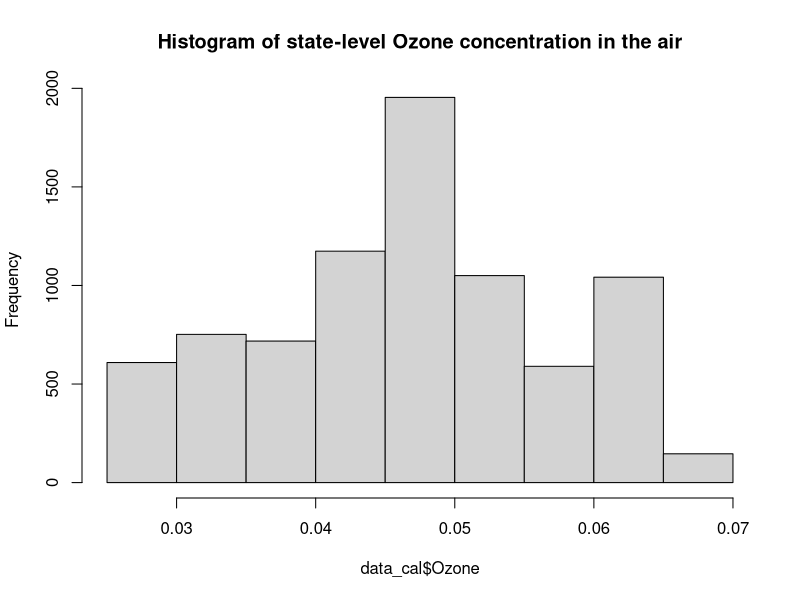
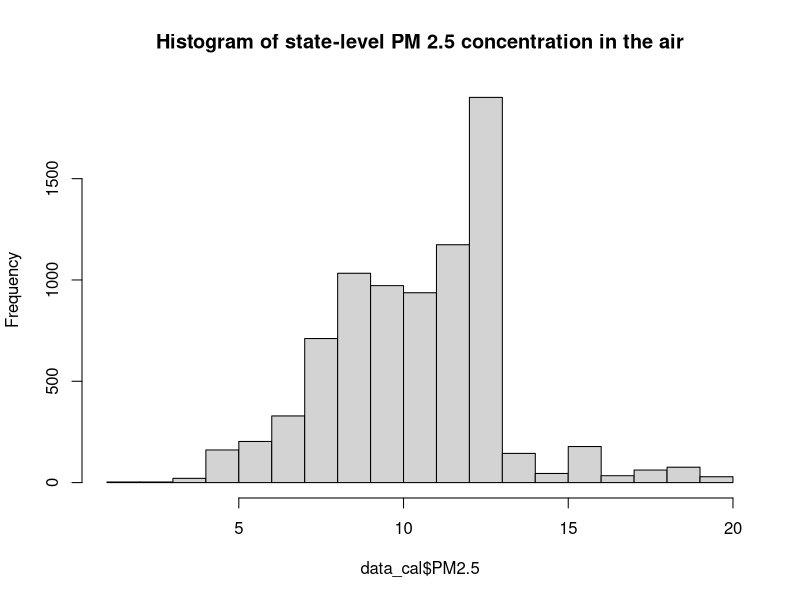
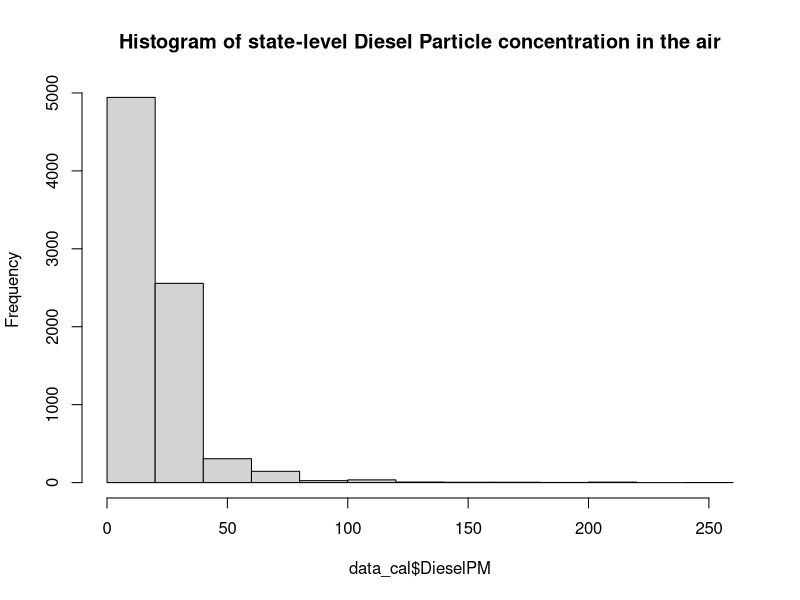
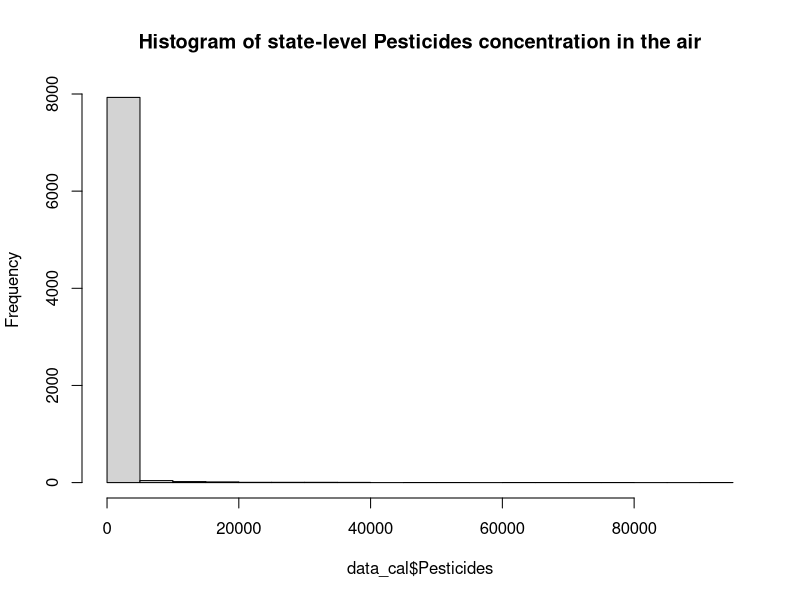
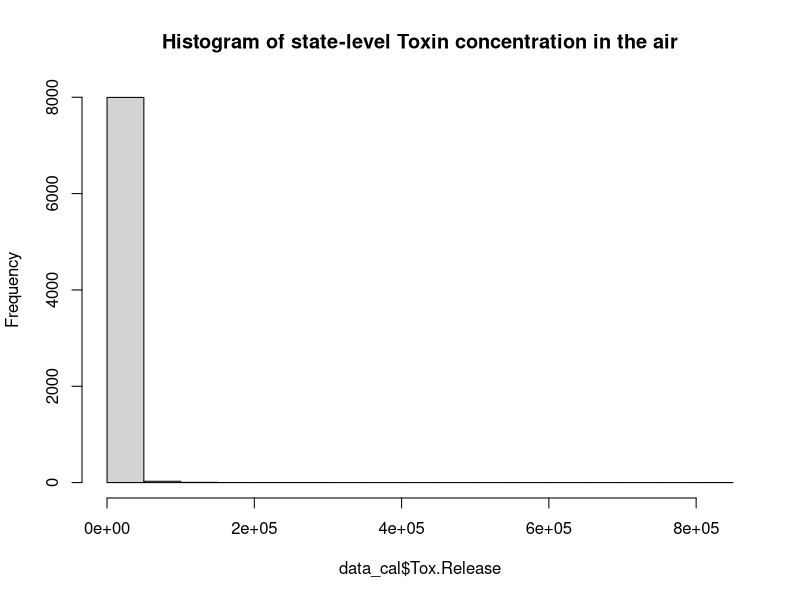
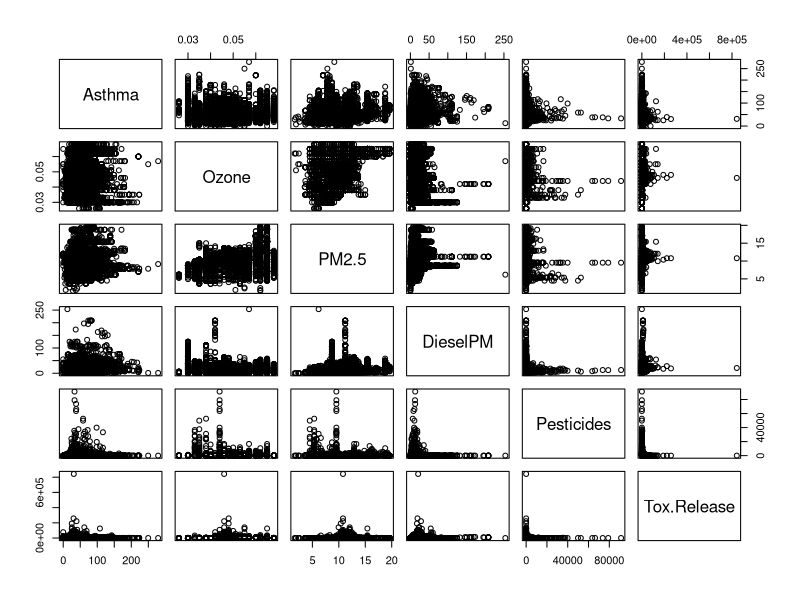
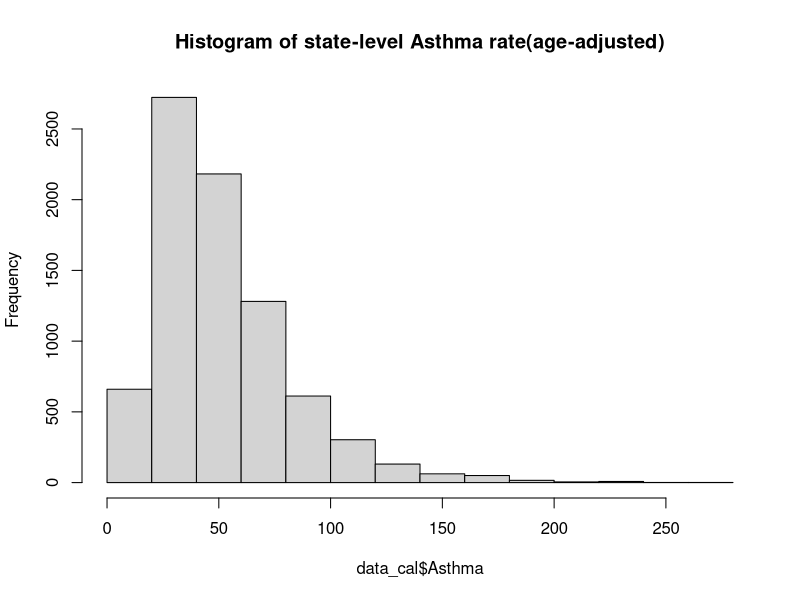
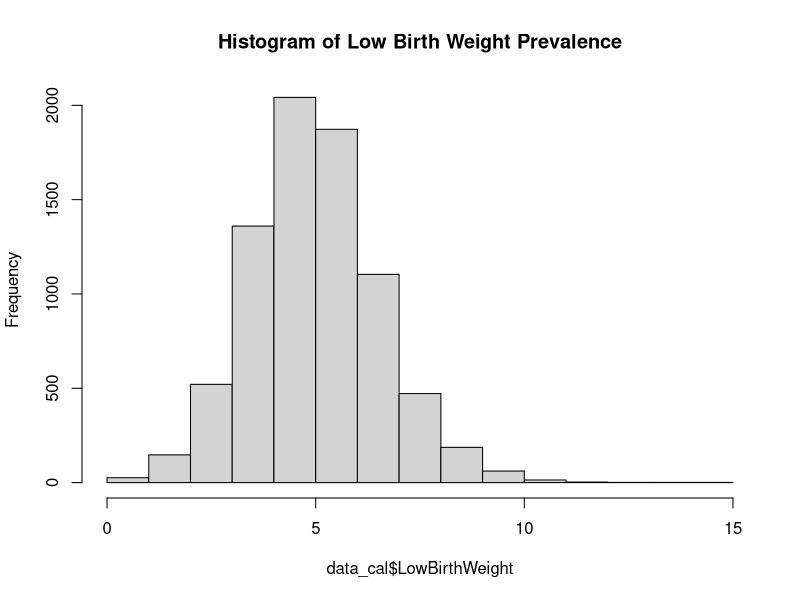

R code for these plots, in order:
## ---- chunk 1
library(rstudioapi)
library(tidyverse)
library(gam)
library(splines)
library(splines2)  
library(dplyr)
library(tidyr)
library(broom)
library(dslabs)
library(ggplot2)
library(ggthemes)
library(ggrepel)
library(data.table)
## ---- chunk 2
data_cal <- read_csv('calenviroscreen-3.0-results-june-2018-update.csv')
data_cal
## ---- chunk 3
summary(data_cal)
## ---- chunk 4
#names(data_cal)
colnames(data_cal) <- gsub(" ", "", colnames(data_cal))
colnames(data_cal) <- gsub("\n", "", colnames(data_cal))
names(data_cal)
## ---- chunk 5
air_pollutants_vec <- names(data_cal)[12:38]
air_pollutants_vec

disease_vec <- names(data_cal)[39:44]
disease_vec

soecon_vec <- names(data_cal)[45:57]
soecon_vec
## ---- chunk 6
#histograms for the air pollution factors
hist(data_cal$Ozone, main='Histogram of state-level Ozone concentration in the air' )

hist(data_cal$PM2.5, main='Histogram of state-level PM 2.5 concentration in the air' )

hist(data_cal$DieselPM, main='Histogram of state-level Diesel Particle concentration in the air' )

hist(data_cal$Pesticides, main='Histogram of state-level Pesticides concentration in the air' )

hist(data_cal$Tox.Release, main='Histogram of state-level Toxin concentration in the air' )


pairs(Asthma ~ Ozone + PM2.5 + DieselPM + Pesticides + Tox.Release , dat = data_cal)
## ---- chunk 7
#histograms for the other diseases factors
hist(data_cal$Asthma, main='Histogram of state-level Asthma rate(age-adjusted)' )

hist(data_cal$LowBirthWeight, main='Histogram of Low Birth Weight Prevalence' )

hist(data_cal$CardiovascularDisease, main='Histogram of state-level Cardiovascular Diseases Prevalence' )


pairs(Asthma ~ LowBirthWeight + CardiovascularDisease , dat = data_cal)
## ---- chunk 8
pairs(Asthma ~ Education + LinguisticIsolation + Poverty + Unemployment + HousingBurden, dat = data_cal)
#pairs(Pop.Char.~ Education + LinguisticIsolation + Poverty + Unemployment + HousingBurden, dat = data_cal)
## ---- chunk 9
#forward selection
require(broom)
data_cal1 <- na.omit(data_cal)
#forward selection procedure using AIC values 
lm1 <- lm(Asthma ~ 1, data=data_cal1)
stepModel <- step(lm1, direction="forward",
scope=(~ Ozone + PM2.5 + DieselPM+ DrinkingWater+Pesticides+Tox.Release+Traffic +CleanupSites + GroundwaterThreats+ Haz.Waste + Imp.WaterBodies + 
SolidWaste + Education+LinguisticIsolation+Poverty+Unemployment+HousingBurden+ LowBirthWeight+CardiovascularDisease), data=data_cal1)

## ---- chunk 10
#stepwise selection
lm_stepwise <- lm(Asthma ~ Ozone + PM2.5 + DieselPM+ DrinkingWater+Pesticides+Tox.Release+Traffic +CleanupSites + GroundwaterThreats+ Haz.Waste + Imp.WaterBodies + 
SolidWaste + PollutionBurden + Education+LinguisticIsolation+Poverty+Unemployment+HousingBurden+LowBirthWeight+CardiovascularDisease, data=data_cal1)
stepModel <- step(lm_stepwise, direction="both")
## ---- chunk 11
#vector of covariates of interest
vec_cov <- c("Ozone", "PM2.5", "DieselPM", "DrinkingWater", "Pesticides", "Tox.Release", "Traffic", "CleanupSites", "GroundwaterThreats", "Haz.Waste", "Imp.WaterBodies", "PollutionBurden", "LinguisticIsolation", "Poverty", "Unemployment", "HousingBurden", "LowBirthWeight", "CardiovascularDisease")
## ---- chunk 12
lm_pureLinear = lm(Asthma ~ Ozone + PM2.5 + DieselPM + DrinkingWater + Pesticides + Tox.Release + Traffic + CleanupSites + GroundwaterThreats + Haz.Waste + Imp.WaterBodies + PollutionBurden + LinguisticIsolation + Poverty + Unemployment + HousingBurden + LowBirthWeight + CardiovascularDisease, data=data_cal1)
summary(lm_pureLinear)
confint(lm_pureLinear)
#Evaluation for this simple linear model
plot(lm_pureLinear)
plot(resid(lm_pureLinear) ~ fitted(lm_pureLinear)) # assesses linearity and equal variance
abline(h=0, col="red") # adds the zero line for reference
hist(lm_pureLinear$residuals)
## ---- chunk 13

## ---- chunk 14

library(dplyr)
library(tidyverse)
#round the Asthma rate to make sure that it's integers
dataint <- data_cal1 |> mutate(Asthma = round(Asthma))
mod.p_base <- glm(Asthma ~ PM2.5, data=dataint, family=poisson())
summary(mod.p_base)
exp(coef(mod.p_base)[2])

## ---- chunk 15
mod.p_ozone <- glm(Asthma ~ Ozone, data=dataint, family=poisson())
summary(mod.p_ozone)
exp(coef(mod.p_ozone)[2])
mod.p_diesel <- glm(Asthma ~ DieselPM, data=dataint, family=poisson())
summary(mod.p_diesel)
exp(coef(mod.p_diesel)[2])
## ---- chunk 16

## ---- chunk 17

#coef(mod.p_ozone)
mod.p_diseases <- glm(Asthma ~ LowBirthWeight+CardiovascularDisease, data=dataint, family=poisson())
summary(mod.p_diseases)
## ---- chunk 18
mod.p_soecon <- glm(Asthma ~ PollutionBurden + LinguisticIsolation + 
    Poverty + Unemployment + HousingBurden, data=dataint, family=poisson())
summary(mod.p_soecon)
## ---- chunk 19
mod.poisson.full <- glm(Asthma ~ Ozone + PM2.5 + DieselPM + DrinkingWater + Pesticides + 
    Tox.Release + Traffic + CleanupSites + GroundwaterThreats + 
    Haz.Waste + Imp.WaterBodies + PollutionBurden + LinguisticIsolation + 
    Poverty + Unemployment + HousingBurden + LowBirthWeight + 
    CardiovascularDisease, data=dataint, family=poisson())
summary(mod.poisson.full)


## ---- chunk 20
sort(coef(mod.poisson.full) , decreasing = TRUE)
